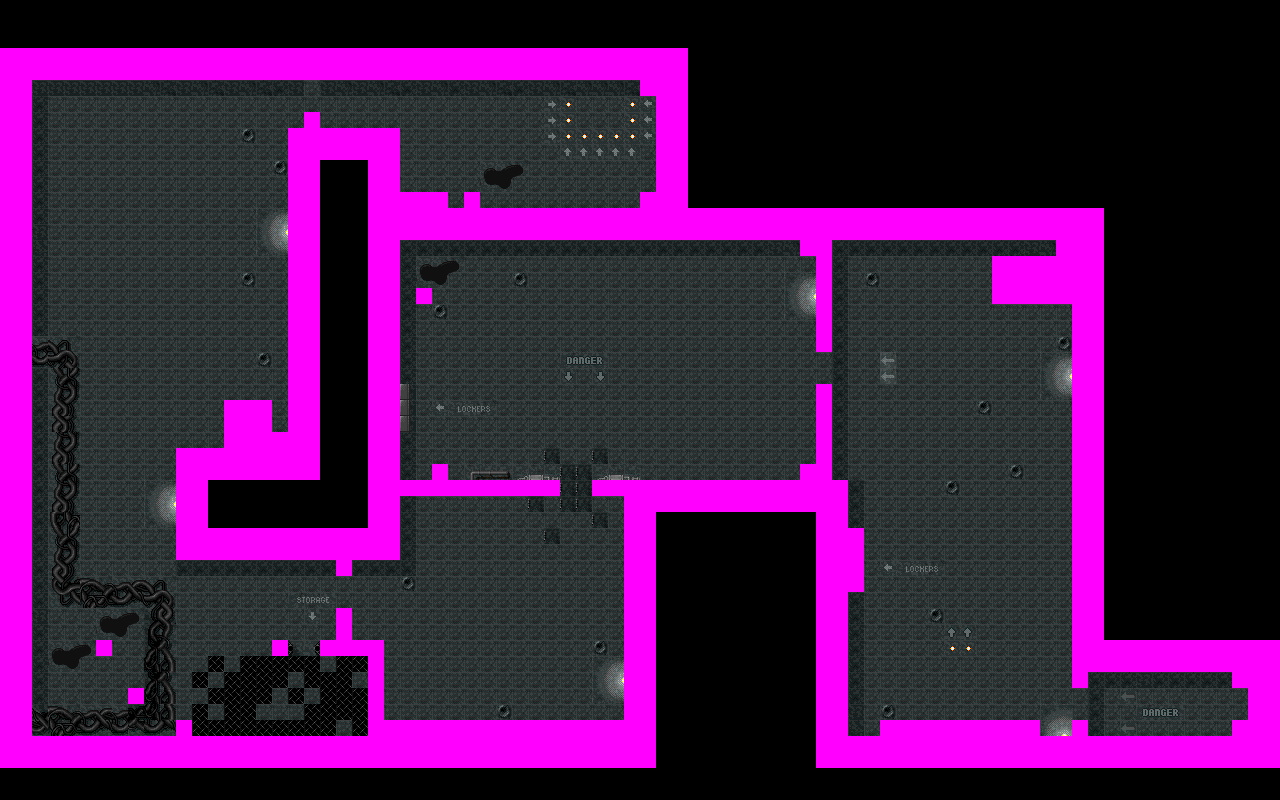

The image is a tile-based game level rendered from a .tmx file. Its description and source (layers, tilesets, objects; grid data summarised) follow:
An orthogonal 80x50 tile map with 16x16 px tiles, 2 tile layers (background, walls) and 37 objects (6x Energy, 4x Alien, 4x Lurker, 4x Cables, 2x SpitAlien, ...).

<map version="1.0" orientation="orthogonal" width="80" height="50" tilewidth="16" tileheight="16">
 <tileset firstgid="1" name="tileset09" tilewidth="16" tileheight="16">
  <image source="tilesets/tileset09.png" width="320" height="400" />
 </tileset>
 <layer name="background" width="80" height="50">
  <data>[4000 cells, 2683 non-empty, 110 distinct tile ids]</data>
 </layer>
 <layer name="walls" width="80" height="50">
  <data>[4000 cells, 839 non-empty, 16 distinct tile ids]</data>
 </layer>
 <objectgroup name="objects" width="80" height="50">
  <object name="Ripley" type="Ripley" x="1189" y="689" width="32" height="32" />
  <object name="Alien" type="Alien" x="946" y="374" width="32" height="32" />
  <object name="Alien" type="Alien" x="917" y="452" width="32" height="32" />
  <object name="Alien" type="Alien" x="1020" y="436" width="32" height="32" />
  <object name="Alien" type="Alien" x="902" y="589" width="32" height="32" />
  <object name="Locker" type="Locker" x="848" y="560" width="16" height="16" />
  <object name="RepairDoor" type="RepairDoor" x="816" y="352" width="16" height="32" />
  <object name="Door" type="Door" x="1072" y="688" width="16" height="32" />
  <object name="Computer" type="Computer" x="992" y="256" width="64" height="48" />
  <object name="Lurker" type="Lurker" x="409" y="339" width="32" height="32" />
  <object name="Lurker" type="Lurker" x="457" y="268" width="32" height="32" />
  <object name="SpitAlien" type="SpitAlien" x="447" y="590" width="32" height="32" />
  <object name="SpitAlien" type="SpitAlien" x="547" y="667" width="32" height="32" />
  <object name="Lurker" type="Lurker" x="301" y="676" width="32" height="32" />
  <object name="SmallFire" type="SmallFire" x="560" y="480" width="16" height="16" />
  <object name="Box" type="Box" x="432" y="464" width="16" height="16" />
  <object name="Monster" type="Monster" x="583" y="296" width="80" height="128" />
  <object name="Cables" type="Cables" x="288" y="624" width="16" height="16" />
  <object name="BlockedDoor" type="BlockedDoor" x="336" y="576" width="16" height="32" />
  <object name="BlockedDoor" type="BlockedDoor" x="336" y="576" width="16" height="32" />
  <object name="Cables" type="Cables" x="253" y="624" width="16" height="16" />
  <object name="Cables" type="Cables" x="216" y="625" width="16" height="16" />
  <object name="Cables" type="Cables" x="179" y="653" width="16" height="16" />
  <object name="Body" type="Body" x="288" y="674" width="64" height="48" />
  <object name="Desk" type="Desk" x="224" y="400" width="48" height="48" />
  <object name="LockedDoor" type="LockedDoor" x="304" y="80" width="16" height="32" />
  <object name="Lift" type="Lift" x="576" y="80" width="48" height="48" />
  <object name="AlienMother" type="AlienMother" x="94" y="176" width="112" height="160" />
  <object name="Energy" type="Energy" x="413" y="390" width="16" height="16" />
  <object name="Energy" type="Energy" x="99" y="687" width="16" height="16" />
  <object name="Ammo" type="Ammo" x="412" y="413" width="16" height="16" />
  <object name="Ammo" type="Ammo" x="336" y="715" width="16" height="16" />
  <object name="Energy" type="Energy" x="496" y="192" width="16" height="16" />
  <object name="Energy" type="Energy" x="528" y="192" width="16" height="16" />
  <object name="Energy" type="Energy" x="560" y="192" width="16" height="16" />
  <object name="Energy" type="Energy" x="592" y="192" width="16" height="16" />
  <object name="Lurker" type="Lurker" x="74" y="120" width="32" height="32" />
 </objectgroup>
</map>
